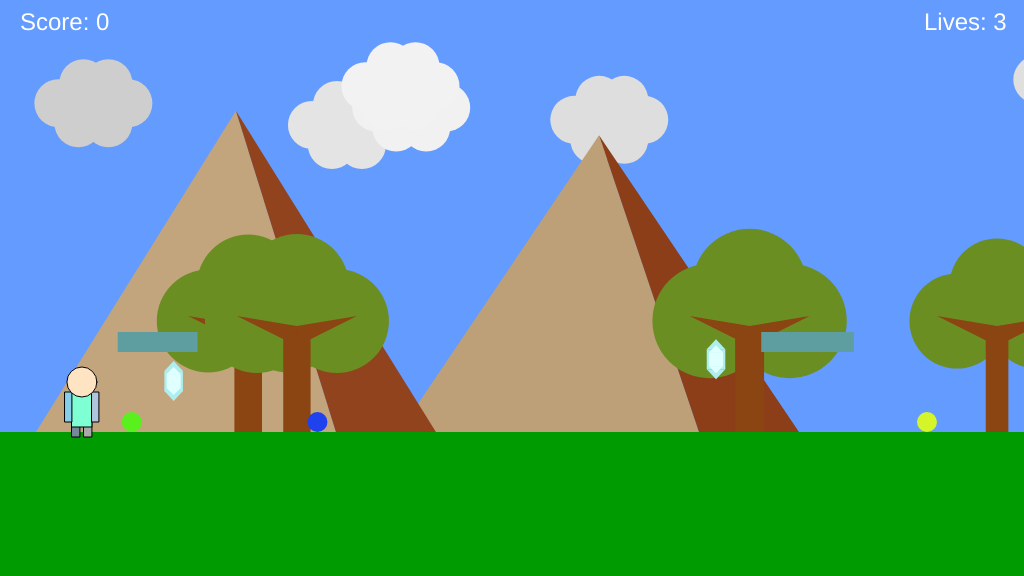
Frame 1 (no input)
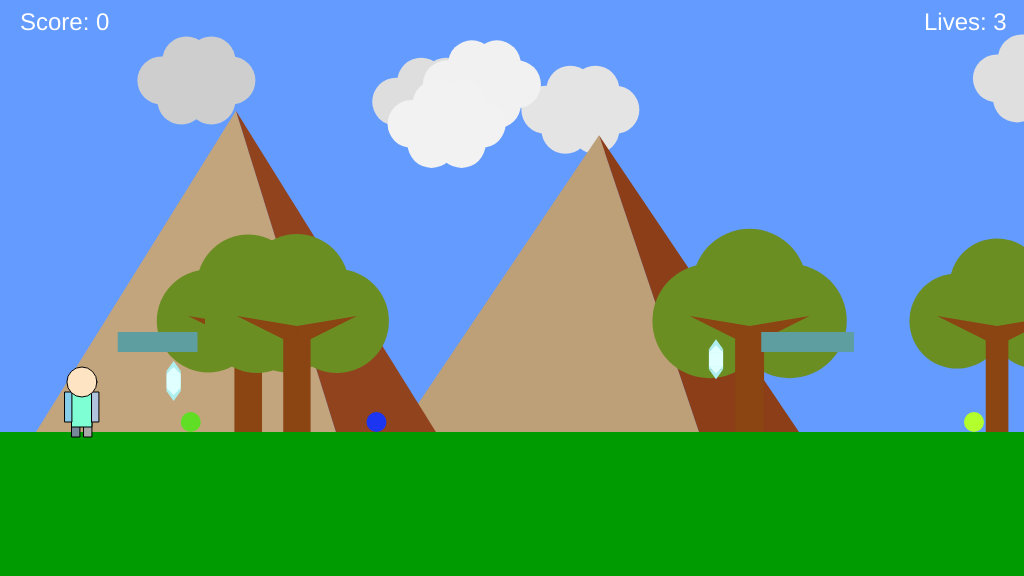
Frame 60 (no input)
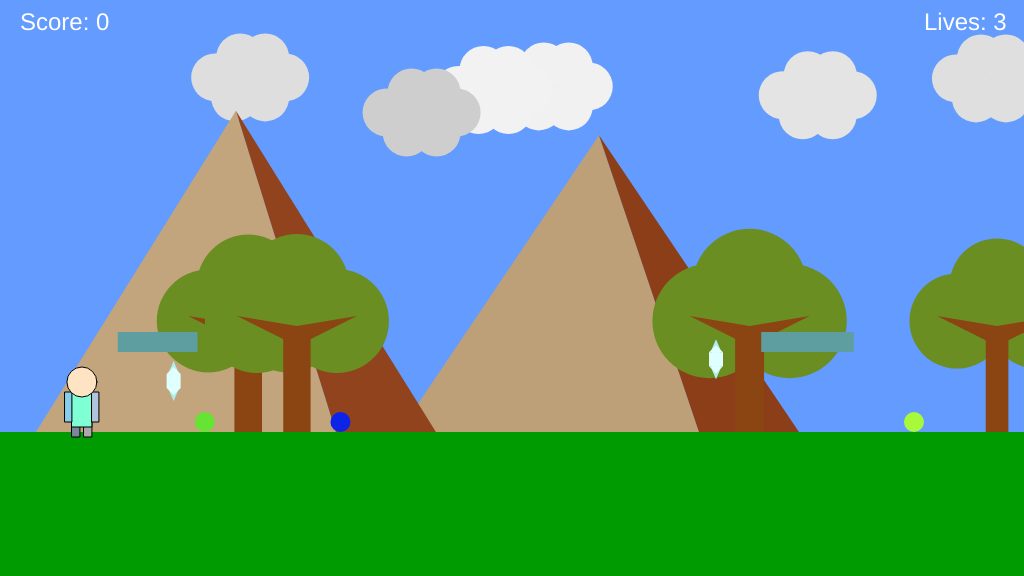
Frame 120 (the mouse pressed at the canvas centre since frame 60)

The p5.js sketch that drew these frames (run headless with seeded random() and noise() and a simulated clock; from frame 60 on, the mouse is pressed at the canvas centre):

// p5.js sketch
// ── sketch.js
/*
	The Game Project part 7 - Bring it all together
	The extensions chosen to implement are no. 2 and 4.
	3. Create platforms
	Use the factory pattern to create platforms. To do this, you'll need to wait until the next topic when a tutorial video will be provided.

	4. Create enemies
	Use a constructor function to create enemies. To do this, you'll need to wait until the next topic when a tutorial video will be provided.
*/

// used for implementing horizontal scrolling
var scrollPos = 0;

// displayed screen dimensions
var screen = {
	w: 1024,
	h: 576
};

// world dimensions, including parts of the world currently not scrolled to
var world = {
	w: screen.w * 4,
	h: screen.h,
	constrain: screen.w * 0.08
};

// sky representation
var sky = {
	color: [100, 155, 255]
};

// ground representation
var ground = {
	color: [0, 155, 0],
	init: function() {
		this.level = height * 3/4;
		this.depth = height- this.level;
	},
	draw: function() {
		noStroke();
		fill(this.color[0], this.color[1], this.color[2]);
		rect(0, this.level, world.w, this.depth);
	}
};

// enumeration of possible poses the game character can take
var POSE = {
	STANDING: 0,
	JUMPING_FRONT: 1,
	WALKING_LEFT: 2,
	WALKING_RIGHT: 3,
	JUMPING_LEFT: 4,
	JUMPING_RIGHT: 5,
	LIMIT: 6,
};

// game character
var gameChar = {
	lives: 3,
	score: 0,
	screen_x: 0,
	y: 0,
	world_x: 0,
	speed: {
		x: 0,
		y: 0,
	},
	jumpHeight: 120,
	jumped: false,
	plunging: false,
	contacted: false,
	prevContacted: false,
	prevJumped: false,
	prevPlatformY: 0,
	pose: POSE.STANDING,
	// character head
	head: {
		color: {
			r: 255,
			g: 228,
			b: 196
		},
		size: {
			standing: {
				x: 30,
				y: 30,
			},
			jumpingFront: {
				x: 30,
				y: 30,
			},
			walkingLeft: {
				x: 20,
				y: 30,
			},
			walkingRight: {
				x: 20,
				y: 30,
			},
			jumpingLeft: {
				x: 30,
				y: 20,
			},
			jumpingRight: {
				x: 30,
				y: 20,
			},
		},
		offset: {
			standing: {
				x: 0,
				y: -50,
			},
			jumpingFront: {
				x: 0,
				y: -60,
			},
			walkingLeft: {
				x: 0,
				y: -50,
			},
			walkingRight: {
				x: 0,
				y: -50,
			},
			jumpingLeft: {
				x: 0,
				y: -65,
			},
			jumpingRight: {
				x: 0,
				y: -65,
			},
		},
		// draw function for character's head
		draw: function(x, y, data) {
			var offset = data.offset;
			var size = data.size;
			fill(this.color.r, this.color.g, this.color.b);
			ellipse(x + offset.x, y + offset.y, size.x, size.y);
		},
	},
	// character body
	body: {
		color: {
			r: 127,
			g: 255,
			b: 212,
		},
		size: {
			standing: {
				x: 20,
				y: 40,
			},
			jumpingFront: {
				x: 24,
				y: 30,
			},
			walkingLeft: {
				x: 18,
				y: 40,
			},
			walkingRight: {
				x: 18,
				y: 40,
			},
			jumpingLeft: {
				x: 24,
				y: 30,
			},
			jumpingRight: {
				x: 24,
				y: 30,
			},
		},
		offset: {
			standing: {
				x: -10,
				y: -45,
			},
			jumpingFront: {
				x: -12,
				y: -55,
			},
			walkingLeft: {
				x: -8,
				y: -45,
			},
			walkingRight: {
				x: -10,
				y: -45,
			},
			jumpingLeft: {
				x: -12,
				y: -60,
			},
			jumpingRight: {
				x: -12,
				y: -60,
			},
		},
		// draw function for character body
		draw: function(x, y, data) {
			var offset = data.offset;
			var size = data.size;
			fill(this.color.r, this.color.g, this.color.b);
			rect(x + offset.x, y + offset.y, size.x, size.y);
		}
	},
	// character legs
	legs: {
		color: {
			left: {
				r: 119,
				g: 136,
				b: 153,
			},
			right: {
				r: 169,
				g: 169,
				b: 169,
			},
		},
		size: {
			standing: {
				left: {
					x: 8,
					y: 15,
				},
				right: {					
					x: 8,
					y: 15,
				},
			},
			jumpingFront: {
				left: {
					x: 8,
					y: 10,
				},
				right: {
					x: 8,
					y: 10,
				},
			},
			walkingLeft: {
				left: {
					x: 8,
					y: 15,
				}, 
				right: {					
					x: 8,
					y: 15,
				},
			},
			walkingRight: {
				left: {
					x: 8,
					y: 15,
				},
				right: {
					x: 8,
					y: 15,					
				},
			},
			jumpingLeft: {
				left: {
					x: 8,
					y: 15,
				},
				right: {					
					x: 8,
					y: 15,
				}
			},
			jumpingRight: {
				left: {
					x: 8,
					y: 15,
				},
				right: {					
					x: 8,
					y: 15,
				}
			},
		},		
		offset: {
			standing: {
				left: {
					x: -10,
					y: -10,
				},
				right: {
					x: 2,
					y:-10.
				},
			},
			jumpingFront: {
				left: {
					x: -10,
					y: -25,
				},
				right: {
					x: 2,
					y: -25,
				},
			},
			walkingLeft: {
				left: {
					x: -12,
					y: -15,
				},
				right: {
					x: 2,
					y: -10,
				},
			},
			walkingRight: {
				left: {
					x: -10,
					y: -10,
				},
				right: {
					x: 4,
					y:-15,
				},
			},
			jumpingLeft: {
				left: {
					x: -14,
					y: -39,
				},
				right: {
					x: 4,
					y: -35,
				},
			},
			jumpingRight: {
				left: {
					x: -12,
					y: -35,
				},
				right: {
					x: 6,
					y: -39,
				},
			},
		},		
		// draw function for character legs		
		draw: function(x, y, data) {
			var offset = data.offset;
			var size = data.size;
			fill(this.color.left.r, this.color.left.g, this.color.left.b);
			rect(x + offset.left.x, y + offset.left.y, size.left.x, size.left.y);
			fill(this.color.right.r, this.color.right.g, this.color.right.b);
			rect(x + offset.right.x, y + offset.right.y, size.right.x, size.right.y);
		}
	},
	// character hands
	hands: {
		color: {
			left: {
				r: 135,
				g: 206,
				b: 235,
			},
			right: {				
				r: 176,
				g: 196,
				b: 222,
			},
		},
		size: {
			standing: {
				left: {
					x: 7,
					y: 30,
				},
				right: {						
					x: 7,
					y: 30,
				},
			},
			jumpingFront: {
				left: {
					x: 10,
					y: 10,
				},
				right: {
					x: 10,
					y: 10,
				},
			},
			walkingLeft: {
				left: {
					x: 7,
					y: 10,
				},
				right: {					
					x: 7,
					y: 30,
				},
			},
			walkingRight: {
				left: {
					x: 7,
					y: 30,
				},
				right: {
					x: 7,
					y: 10,
				},
			},
			jumpingLeft: {
				left: {
					x: 12,
					y: 8,
				},
				right: {
					x: 7,
					y: 24,
				},
			},
			jumpingRight: {
				left: {
					x: 7,
					y: 24,
				},
				right: {					
					x: 12,
					y: 8,
				}
			},
		},
		offset: {
			standing: {
				left: {
					x: -17,
					y: -40,
				},
				right: {
					x: 10,
					y: -40,
				},
			},
			jumpingFront: {
				left: {
					x: -20,
					y: -50,					
				},
				right: {
					x: 10,
					y: -50,
				},
			},
			walkingLeft: {
				left: {
					x: -15,
					y: -40,					
				},
				right: {
					x: 0,
					y: -40,
				},
			},
			walkingRight: {
				left: {
					x: -7,
					y: -40,
				},
				right: {
					x: 8,
					y: -40,
				},
			},
			jumpingLeft: {
				left: {
					x: -23,
					y: -60,
				},
				right: {
					x: 0,
					y: -60
				},
			},
			jumpingRight: {
				left: {
					x: -5,
					y: -60,
				},
				right: {
					x: 12,
					y: -60,
				},
			},
		},
		// draw function for character's hands
		draw: function(x, y, data) {
			var offset = data.offset;
			var size = data.size;
			fill(this.color.left.r, this.color.left.g, this.color.left.b);
			rect(x + offset.left.x, y + offset.left.y, size.left.x, size.left.y);
			fill(this.color.right.r, this.color.right.g, this.color.right.b);
			rect(x + offset.right.x, y + offset.right.y, size.right.x, size.right.y);
		}
	},
	// utility function for getting the correct drawing parameters according to the character's current pose
	getData: function(obj) {
		switch (this.pose) {
		case POSE.STANDING:
			return {
				offset: obj.offset.standing,
				size: obj.size.standing,
			};
		case POSE.JUMPING_FRONT:
			return {
				offset: obj.offset.jumpingFront,
				size: obj.size.jumpingFront,
			};
		case POSE.WALKING_LEFT:
			return {
				offset: obj.offset.walkingLeft,
				size: obj.size.walkingLeft,
			};
		case POSE.WALKING_RIGHT:
			return {
				offset: obj.offset.walkingRight,
				size: obj.size.walkingRight,
			};
		case POSE.JUMPING_LEFT:
			return {
				offset: obj.offset.jumpingLeft,
				size: obj.size.jumpingLeft,
			};
		case POSE.JUMPING_RIGHT:
			return {
				offset: obj.offset.jumpingRight,
				size: obj.size.jumpingRight,
			};
		default:
			return {
				offset: obj.offset.standing,
				size: obj.size.standing,
			};
		}
	},
	// character drawing function
	draw: function() {
		this.legs.draw(this.screen_x, this.y, this.getData(this.legs));
		this.body.draw(this.screen_x, this.y, this.getData(this.body));
		this.hands.draw(this.screen_x, this.y, this.getData(this.hands));
		this.head.draw(this.screen_x, this.y, this.getData(this.head));
	},
	// update function that updates the character's position and pose by checking against other world entites
	update: function() {
		this.checkPose();
		var new_x = this.world_x + this.speed.x;
		if (new_x > world.constrain && new_x < world.w - world.constrain) {
			if (this.speed.x < 0) {
				if (this.screen_x < 0.08 * width || scrollPos != 0)
					scrollPos -= this.speed.x;
				else
					this.screen_x += this.speed.x;
			} else if (this.speed.x > 0) {
				if (this.screen_x > 0.92 * width || scrollPos != 0) 
					scrollPos -= this.speed.x;
				else
					this.screen_x += this.speed.x;
			}

			this.world_x = new_x;
		}		
		this.y += this.speed.y;
		if (!this.plunging)
		{
			for (var i=0; i< canyons.n; ++i) {
				if (this.world_x > canyons.x[i] && this.world_x < canyons.x[i] + canyons.width[i]) {
					if (this.y >= ground.level) {
						this.plunging = true;
						this.prevX = canyons.x[i] - 20;
						if (this.speed.x > 0) {
							this.speed.x = 1;
						} else {
							this.speed.x = -1;
						}
						this.speed.y = 2;
						break;
					}
				}
			}

			for (var i=0; i<platforms.n; ++i) {
				if (this.contacted = platforms.platforms[i].checkContact(this.world_x, this.y)) {					
					if (!this.prevContacted)
						this.speed.x = 0;
					this.y = platforms.platforms[i].y;
					if (this.speed.x > 0)
						this.pose = POSE.WALKING_RIGHT;
					else if (this.speed.x < 0)
						this.pose = POSE.WALKING_LEFT;
					else
						this.pose = POSE.STANDING;
					this.prevJumped = this.speed.y;					
					this.prevContacted = true;
					this.prevPlatformY = platforms.platforms[i].y;
					this.speed.y = 0;
					break;
				}
			}
			
			if (this.prevContacted && !this.contacted) {
				this.speed.x = 0;
				this.pose = POSE.JUMPING_FRONT;
				this.speed.y = 2;
				this.prevContacted = false;
			}

			if (this.y > ground.level) {
				this.speed.y = 0;
				this.y = ground.level;
				this.jumped = false;
			}
		}  else {
			if (this.y > world.h) {
				if (this.lives > 0)
					this.lives -= 1;
				if (this.lives > 0) {
					this.reset();
				}
			}
		}
		
		this.score = 0;
		for (var i=0; i<collectibles.n; ++i)
			this.score += int(collectibles.collected[i]);
	},
	// function used to reset character to leftmost of the world space when the character dies
	reset: function() {		
		this.y = ground.level;
		this.world_x = world.constrain;
		this.screen_x = world.constrain;
		scrollPos = 0;
		this.plunging = false;
		this.jumped = false;
		this.speed.x = 0;
		this.speed.y = 0;
	},
	// function used to update character's current pose by checking the character's current state and keys pressed
	checkPose: function() {		
		if (!this.plunging) {
			if (keys.pressedJ() && !this.jumped) {			
				this.jumped = true;
				this.pose = POSE.JUMPING_FRONT;				
				this.y -= this.jumpHeight;
				if (this.prevContacted) {
					this.prevContacted = false;
					this.y = this.prevPlatformY - this.jumpHeight;
				}
				this.speed.y = 2;
			} else if (keys.pressedL()) {
				if (this.speed.y == 0) {
					this.pose = POSE.WALKING_LEFT;
				} else {
					this.pose = POSE.JUMPING_LEFT;
				}
				this.speed.x = -4;
			} else if (keys.pressedR()) {
				if (this.speed.y == 0) {
					this.pose = POSE.WALKING_RIGHT;
				} else {
					this.pose = POSE.JUMPING_RIGHT;
				}
				this.speed.x = 4;
			} else if (keys.pressedJL() && !this.jumped) {
				this.jumped = true;
				this.pose = POSE.JUMPING_LEFT;
				this.y -= this.jumpHeight;
				this.speed.y = 2;
				this.speed.x = -4;
			} else if (keys.pressedJR() && !this.jumped) {
				this.jumped = true;
				this.pose = POSE.JUMPING_RIGHT;			
				this.y -= this.jumpHeight;
				this.speed.y = 2;
				this.speed.x = 4;
			} else if (this.speed.y == 0) {
				if (this.speed.x > 0)
					this.pose = POSE.WALKING_RIGHT;
				else if (this.speed.x < 0)
					this.pose = POSE.WALKING_LEFT;
				else {				
					this.pose = POSE.STANDING;
				}
				if (!keys.pressedJ()) {
					this.speed.x = 0;
					this.jumped = false;
				}
			}
		}
	},
	// initialization function for the character
	init: function() {
		this.screen_x = world.constrain;
		this.world_x = world.constrain;
		this.y = ground.level;
		this.pose = POSE.STANDING; 
		this.jumped = false;
		this.speed.x = 0;
		this.speed.y = 0;
		this.plunging = false;
		this.contacted = false;
		this.prevContacted = false;
		this.prevPlatformY = ground.level;
		this.lives = 3;
	},
};

// clouds representation
var clouds = {
	height: 100,
	d: 48,
	// no. of clouds
	n: 20,
	shade: [255, 255, 255],
	// movement range
	limit: {
		x: [0, world.w],
	},
	// initialization function for clouds
	init: function() {
		this.x = new Array(this.n);
		this.limit.y = [this.height-25, this.height+25];
		this.y = new Array(this.n);
		this.shade = new Array(this.n);
		this.deltaX = new Array(this.n);
		this.deltaY = new Array(this.n);
		for (var i=0; i<this.n; ++i) {
			this.x[i] = random(50, world.w - 50);
			this.y[i] = random(this.height - 25, this.height+25);
			this.deltaX[i] = random(-4, 4);
			this.deltaY[i] = random(-2, 2);
			shade = random(205, 255);
			this.shade[i] = shade;
		}
	},
	// drawing and update function for clouds
	draw: function() {
		noStroke();
		for (var i=0; i<this.n; ++i) {			
			this.x[i] += this.deltaX[i];
			this.y[i] += this.deltaY[i];
			if (this.x[i] < this.limit.x[0] || this.x[i] > this.limit.x[1]) {
				this.deltaX[i] *= -1;
				this.x[i] = this.x[i] < this.limit.x[0]? this.limit.x[0] - scrollPos: this.limit.x[1] - scrollPos;
			}
			if (this.y[i] < this.limit.y[0] || this.y[i] > this.limit.y[1]) {
				this.deltaY[i] *= -1;
				this.y[i] = this.y[i] < this.limit.y[0]? this.limit.y[0]: this.limit.y[1];
			}
			fill(this.shade[i], this.shade[i], this.shade[i]);
			ellipse(this.x[i], this.y[i], this.d, this.d);
			ellipse(this.x[i]+20, this.y[i]+20, this.d, this.d);
			ellipse(this.x[i]+50, this.y[i]+20, this.d, this.d);
			ellipse(this.x[i]+50, this.y[i]-20, this.d, this.d);
			ellipse(this.x[i]+25, this.y[i]-20, this.d, this.d);
			ellipse(this.x[i]+70, this.y[i], this.d, this.d);
		}
	}
};

// mountains representation
var mountains = {
	// movement range
	limit: {
		y: [80, 160]
	},
	shade_light: [185, 155, 115],
	shade_dark: [135, 57, 20],
	delta_shade: 5,
	// no. of mountains
	n: 5,
	// initialization function for mountains
	init: function() {
		this.x = new Array(this.n);
		this.y = new Array(this.n);
		for (var i=0; i<this.n; ++i) {
			this.x[i] = random(0, world.w);
			this.y[i] = random(this.limit.y[0], this.limit.y[1]);
		}
	},
	// drawing function for mountains
	draw: function() {
		noStroke();
		for (var i=0; i<this.n; ++i) {
			fill(this.shade_light[0] + this.delta_shade * i, this.shade_light[1] + this.delta_shade * i, this.shade_light[2] + this.delta_shade * i);
			triangle(this.x[i], this.y[i]-20, this.x[i] - 200, ground.level,  this.x[i] + 100, ground.level);
			fill(this.shade_dark[0] + this.delta_shade * i, this.shade_dark[1] + this.delta_shade * i, this.shade_dark[2] + this.delta_shade * i);
			triangle(this.x[i], this.y[i]-20, this.x[i]+100, ground.level, this.x[i]+200, ground.level);
		}
	}
};

// trees representation
var trees = {
	startX: 400,	
	y: 346,
	shade_trunk: [139, 69, 19],
	shade_leaves: [107, 142, 35],
	// size limit for trees
	limit: {
		x: [30, 80],
	},
	// no. of trees
	n: 10,
	// initialization function for trees
	init: function() {
		this.x = new Array(this.n);
		this.r = new Array(this.n);
		this.hw = new Array(this.n);
		for (var i=0; i<this.n; ++i) {
			this.x[i] = random(0, world.w);
			this.r[i] = random(90, 120);
			this.hw[i] = random(10, 15);
		}
	},
	// drawing function for trees
	draw: function() {
		noStroke();
		for (var i=0; i<this.n; ++i) {
			fill(this.shade_leaves[0], this.shade_leaves[1], this.shade_leaves[2]);
			ellipse(this.x[i], this.y-60, this.r[i], this.r[i]);
			ellipse(this.x[i]-40, this.y-25, this.r[i], this.r[i]);
			ellipse(this.x[i]+40, this.y-25, this.r[i], this.r[i]);
			fill(this.shade_trunk[0], this.shade_trunk[1], this.shade_trunk[2]);		
			rect(this.x[i]-this.hw[i], this.y-20, this.hw[i]*2, ground.level-this.y+20);
			triangle(this.x[i]-60, this.y-30, this.x[i], this.y-20, this.x[i], this.y);
			triangle(this.x[i]+60, this.y-30, this.x[i], this.y-20, this.x[i], this.y);
		}		
	}
};

// canyons representation
var canyons = {
	// no. of canyons
	n: 2,
	shade_lava: [255, 0, 0],
	shade_abyss: [139, 69, 19],
	// limits for the positioning of the canyons
	limit: {
		lava: {
		},
		abyss: {
			x: [50, 80],			
		}
	},
	// initialization function for canyons
	init: function() {
		this.limit.lava.y = [ground.level+12, ground.level+50];
		this.x = new Array(this.n);
		this.width = new Array(this.n);
		this.deltaY = new Array(this.n);
		this.y = new Array(this.n);
		for (var i=0; i<this.n; ++i) {
			this.x[i] = random(world.constrain, world.w - world.constrain);
			this.width[i] = random(this.limit.abyss.x[0], this.limit.abyss.x[1]);
			this.deltaY[i] = random(2, 5) * (random(0, 2) > 0? 1: -1);
			this.y[i] = random(this.limit.lava.y[0], this.limit.lava.y[1]);
		}
	},
	// drawing and update function for canyons
	draw: function() {
		for (var i=0; i<this.n; ++i) {
			noStroke();
			fill(this.shade_abyss[0], this.shade_abyss[1], this.shade_abyss[2]);
			rect(this.x[i], ground.level, this.width[i], ground.depth);
			var newY = this.y[i] + this.deltaY[i];
			if (newY < this.limit.lava.y[0] || newY > this.limit.lava.y[1]) {
				this.deltaY[i] *= -1;
			} else {
				this.y[i] = newY;
			}
			fill(this.shade_lava[0], this.shade_lava[1], this.shade_lava[2]);
			rect(this.x[i], this.y[i], this.width[i], ground.depth);
		}
	}
};

// keys representation
var keys = {
	left_key: 37,
	left_key_alt: 65,
	right_key: 39,
	right_key_alt: 68,
	jump_key: 32,
	reset_key: 32,
	left_pressed: false,
	right_pressed: false,
	jump_pressed: false,
	// function used to check for key presses
	update: function(keyCode) {
		if (keyCode == this.left_key || keyCode == this.left_key_alt) {
			this.left_pressed = !this.left_pressed;
		} else if (keyCode == this.right_key || keyCode == this.right_key_alt) {
			this.right_pressed = !this.right_pressed;
		} else if (keyCode == this.jump_key) {
			this.jump_pressed = !this.jump_pressed;
		}
	},
	// function to check if left key is pressed without the jump key pressed at the same time
	pressedL: function() {
		return this.left_pressed && !this.jump_pressed;		
	},
	// function to check if right key is pressed without the jump key being pressed at the same time
	pressedR: function() {
		return this.right_pressed && !this.jump_pressed;
	},
	// function to check if jump key is pressed without direcitonal keys been pressed
	pressedJ: function() {
		return this.jump_pressed && !this.left_pressed && !this.right_pressed;
	},
	// function to check if left jump key combination is pressed
	pressedJL: function() {
		return this.left_pressed && this.jump_pressed;
	},
	// function to check if right jump key combination is pressed
	pressedJR: function() {
		return this.right_pressed && this.jump_pressed;
	},
	//function to check if directional keys are pressed
	pressedLR: function() {
		return this.left_pressed || this.right_pressed;
	},
	// function used to check if no keys are pressed
	noPressed: function() {
		return !(this.left_pressed || this.right_pressed || this.jump_pressed);
	},
}

// collectibles representation
var collectibles = {
	// no. of collectibles
	n: 12,
	state: 0,
	// limits relevant to collectible
	limit: {},
	deltaState: 0.5,
	shade_outer: [175, 238, 238],
	shade_inner: [224, 255, 255],
	hw_inner: 7,
	hw_outer: 10,
	// initialization function for collectibles
	init: function() {
		this.limit.y = [ground.level - 80, ground.level-this.hw_outer-this.hw_inner];
		this.x = new Array(this.n);
		this.y = new Array(this.n);
		this.collected = new Array(this.n);
		for (var i=0; i<this.n; ++i) {
			this.x[i] = random(world.constrain * 1.5, world.w - world.constrain * 1.5);
			this.y[i] = random(this.limit.y[0], this.limit.y[1]);
			this.collected[i] = false;
		}
	},
	// update function for collectibles
	update: function() {
		for (var i=0; i<this.n; ++i) {
			if (dist(gameChar.world_x, gameChar.y, this.x[i], this.y[i]+this.hw_outer) < this.hw_outer*4) {
				this.collected[i] = true;
			}
		}
	},
	// drawing function for collectibles
	draw: function() {
		noStroke();
		this.state += this.deltaState;
		outer = map(this.state, 0, this.hw_inner, 0, this.hw_outer);
		if (this.state == this.hw_inner || this.state == 0) {
			this.deltaState *= -1;
		}

		for (var i=0; i<this.n; ++i) {
			if (!this.collected[i]) {
				fill(this.shade_outer[0], this.shade_outer[1], this.shade_outer[2]);
				triangle(this.x[i], this.y[i]-this.hw_outer*2, this.x[i]-this.hw_outer+outer, this.y[i]-this.hw_outer, this.x[i]+this.hw_outer-outer, this.y[i]-this.hw_outer);
				rect(this.x[i]-this.hw_outer+outer, this.y[i]-this.hw_outer, this.hw_outer*2-outer*2, this.hw_outer*2);
				triangle(this.x[i], this.y[i]+this.hw_outer*2, this.x[i]-this.hw_outer+outer, this.y[i]+this.hw_outer, this.x[i]+this.hw_outer-outer, this.y[i]+this.hw_outer);
				fill(this.shade_inner[0], this.shade_inner[1], this.shade_inner[2]);
				triangle(this.x[i], this.y[i]-this.hw_inner*2, this.x[i]-this.hw_inner, this.y[i]-this.hw_inner, this.x[i]+this.hw_inner, this.y[i]-this.hw_inner);
				rect(this.x[i]-this.hw_inner, this.y[i]-this.hw_inner, this.hw_inner*2, this.hw_inner*2);
				triangle(this.x[i], this.y[i]+this.hw_inner*2, this.x[i]-this.hw_inner, this.y[i]+this.hw_inner, this.x[i]+this.hw_inner, this.y[i]+this.hw_inner);
			}
		}
	}
};

/*
 	Extension 3.
	 Implementation of the platforms is an adaptation of the platform implementation given within the lectures, it is modified to conform to the overall code structure used to implement the prior parts of the game project. That is to encapsulate everything related to the game entities - platforms within a JSON object, including the number of platforms, the color of the platforms and a list representing the actual platform objects. Finally, since the requirement stated that platforms should be created using the factory platform, the factory function is encapsulated as a method within the platforms object. The code used within p5 functions (setup and draw) are also refactored such that they are member methods of the platform object, resulting in a cleaning code within the p5 methods. This implementation allowed further practice of the current context keyword this, cementing the understanding that it refers to the most recent level of context, even when used in a method function within the object been constructed in the factory method.
*/
// platforms representation
var platforms = {
	// no. of platforms
	n: 10,
	// represents list of platforms
	platforms: null,
	color: '#5f9ea0',
	// initialization of platforms
	init: function() {
		this.platforms = [];
		for (var i=0; i<this.n; ++i) {
			this.platforms.push(this.create(random(100, world.w - 100), ground.level-100, random(50, 100)));
		}
	},
	// factory function for creating individual platforms
	create: function(x, y, length) {
		var p = {
			x: x,
			y: y,
			length: length,
			// drawing function for individual platform
			draw: function() {
				noStroke();
				fill(platforms.color);
				rect(this.x, this.y, this.length, 20);
			},
			// collision detection function for platform against game character
			checkContact: function(gc_x, gc_y) {
				if (gc_x > this.x && gc_x < this.x + this.length) {
					var d = this.y - gc_y;
					if (d >= 0 && d < 5) {
						return true;
					}
					return false;
				}
			}
		};
		return p;
	},
	// drawing function for platforms
	draw: function() {		
		for (var i=0; i<this.n; ++i) {
			this.platforms[i].draw();
		}
	}
};

/*
	Extension 4.
	The implementation of enemies is an adaptation of the enemies given in the lecture. Changes are made so the code conforms to the overall structure used for other world 	entities. Such that a JSON object is used to hold all data relevant to enemies such as the number of enemies to create, as well as a list of the actual enemy objects, the enemies are also made to have a gradual changing color that works by using a number of random variables, first selecting one of the R,G,B channels and modifying the current value of the channel by applying a delta within the range of (-5, 5). The code within the p5 mandated setup and draw functions are also encompassed in the enemies object to provide a cleaner code when seen from the p5 functions. Skill practiced during this implementation is allowing further practice of using constructor functions within the Javascript language.
*/
// enemies representation
var enemies = {
	// no. of enemies
	n: 10,
	// list of enemies
	enemies: null,
	// initialization function for enemies
	init: function() {
		this.enemies = [];
		for (var i=0; i<this.n; ++i) {
			this.enemies.push(new Enemy(random(100, world.w - 100), ground.level-10, random(50, 100)));
		}
	},
	// update and drawing function for enemies
	update: function() {	
		for (var i=0; i<this.n; ++i) {
			this.enemies[i].draw();
			var isContact = this.enemies[i].checkContact(gameChar.world_x, gameChar.y);
			if (isContact) {
				gameChar.lives -= 1;
				if (gameChar.lives > 0) {
					gameChar.reset();
				}
			}
		}
	}

};

// constructor function for individual enemy
function Enemy(x, y, range) {
	this.x = x;
	this.y = y;
	this.range = range;
	this.color = [random(0,255), random(0,255), random(0,255)];

	this.currentX = x;
	this.inc = 1;

	// update function for individual enemy
	this.update = function() {
		var selectColor = int(random(0, 3));
		var delta = round(random(-5, 5));
		this.color[selectColor] = constrain(this.color[selectColor] + delta, 0, 255);

		this.currentX += this.inc;

		if (this.currentX >= this.x + this.range) {
			this.inc = -1;
		} else if (this.currentX <= this.x - this.range) {
			this.inc = 1;
		}
	};

	// drawing function for individual enemy
	this.draw = function() {
		this.update();
		fill(this.color[0], this.color[1], this.color[2]);
		ellipse(this.currentX, this.y, 20, 20);
	};

	// collision detection function for individual enemy against game character
	this.checkContact = function(gc_x, gc_y) {
		var d = dist(gc_x, gc_y, this.currentX, this.y);
		if (d < 20) {
			return true;
		}
		return false;
	};
}

// goal pole representation
var goal = {
	reached: false,
	x: 0,
	color: {
		pole: 'black',
		flag: 'red'
	},
	dimensions: {
		pole: {
			h: 100,
			w: 2
		},
		flag: {
			w: 40,
			h: 30
		}
	},
	// initialization function for goal pole
	init: function() {
		this.x = world.w - world.constrain * 1.2;
		this.reached = false;
	},
	// update function for goal pole
	update: function() {
		if (gameChar.world_x >= this.x) {
			this.reached = true;
		}
	},
	// drawing function for goal pole
	draw: function() {
		stroke(this.color.pole);
		strokeWeight(this.dimensions.pole.w);
		line(this.x, ground.level-this.dimensions.pole.h, this.x, ground.level);
		noStroke();
		fill(this.color.flag);
		triangle(
			this.x, 
			ground.level-this.dimensions.pole.h, 
			this.x + this.dimensions.flag.w, 
			ground.level - this.dimensions.pole.h + this.dimensions.flag.h/2, 
			this.x,
			ground.level - this.dimensions.pole.h + this.dimensions.flag.h
		);
	}
};

// HUD reprsentation
var hud = {
	color: {
		score: 'white',
		lives: 'white',
		gameOver: 'red',
		gameWon: 'lime'
	},
	size: {
		score: 24,
		lives: 24,
		gameDone: 32,
	},
	pos: {
		score: {
			x: 20,
			y: 30,
		},
		lives: {		
			x: 0,	
			y: 30,
		},
		gameDone: {

		}
	},
	// initialization function for HUD
	init: function() {	
		this.pos.lives.x = width - 100;
		this.pos.gameDone.x = width/2;
		this.pos.gameDone.y = height/2;
	},
	// drawing function for HUD, displaying player score and live and win/ lose information
	draw: function() {
		textAlign(LEFT);
		textSize(this.size.score);
		fill(this.color.score);
		text("Score: " + gameChar.score, this.pos.score.x, this.pos.score.y);
		textSize(this.size.lives);
		fill(this.color.lives);
		text("Lives: " + gameChar.lives, this.pos.lives.x, this.pos.lives.y);
		if (goal.reached) {
			textAlign(CENTER);
			textSize(this.size.gameDone);
			fill(this.color.gameWon);
			text("Level complete. Press Space to continue.", this.pos.gameDone.x, this.pos.gameDone.y);
		} else if (gameChar.lives <= 0) {
			reset();
			textAlign(CENTER);
			textSize(this.size.gameDone);
			fill(this.color.gameOver);
			text("GameOver. Press Space to continue.", this.pos.gameDone.x, this.pos.gameDone.y);
		}
	}
}

// reset function to perform global reset of game world
function reset() {
	translate(-scrollPos, 0);
	scrollPos = 0;
	
	ground.init();
	trees.init();
	clouds.init();
	mountains.init();
	canyons.init();
	collectibles.init();
	gameChar.init();
	goal.init();
	platforms.init();
	enemies.init();
	hud.init();
}


function setup()
{
	createCanvas(screen.w, screen.h);

	// // Initialise arrays of scenery objects.

	// Boolean variables to control the movement of the game character.

	// Variable to control the background scrolling.

	// Initialise arrays of scenery objects.
	reset();
}

function draw()
{
	background(sky.color[0], sky.color[1], sky.color[2]); // fill the sky blue
	push();
	translate(scrollPos, 0);

	ground.draw();


	// Draw clouds.
	clouds.draw();

	// Draw mountains.
	mountains.draw();

	// Draw trees.
	trees.draw();

	// Draw canyons
	canyons.draw();

	// Draw collectable items
	collectibles.update();
	collectibles.draw();

	goal.update();
	goal.draw();

	platforms.draw();

	enemies.update();

	pop();

	// Draw the game character - this must be last
	gameChar.update();
	gameChar.draw();	
	
	hud.draw();
}

// ---------------------
// Key control functions
// ---------------------

function keyPressed() {
	if ((gameChar.lives == 0 || goal.reached) && keyCode == keys.reset_key) {
		gameChar.lives = 3;
		reset();
	}
	keys.update(keyCode);
}

function keyReleased()
{
	keys.update(keyCode);

}
